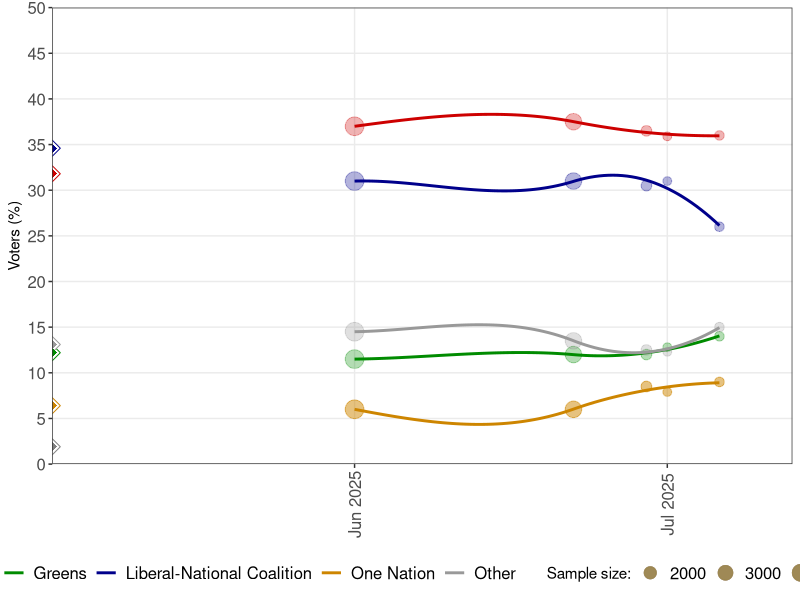
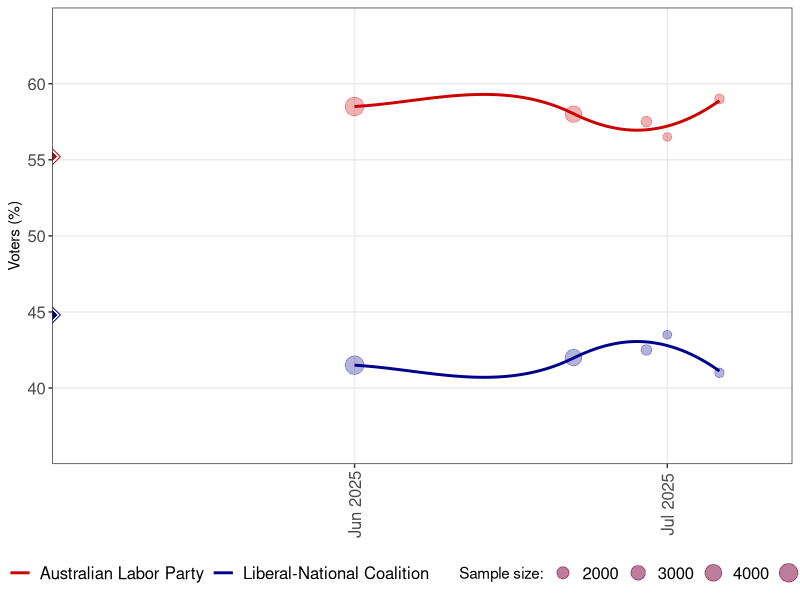

Write the R code that produced these figures, in order. (Note: this script raises an error after producing the figures.)
library(ggplot2)
library(dplyr)
library(lubridate)
setwd("~/Documents/GitHub/wikipedia-aus-poll-charts") # replace with your own working directory
polling2528 <- read.csv("polling2528.csv")
ppm2528 <- read.csv("ppm2528.csv")
albosat <- read.csv("albanese_sat2528.csv")
leysat <- read.csv("ley_sat2528.csv")
# essential_raw <- read.csv("essential_polling2528.csv")
spansize <- 1

election25 <- data.frame(c("ALP","LNP","GRN","ONP","UAP","OTH"), c(31.8,34.6,12.2,6.4,1.9,13.1))
election25tpp <- data.frame(c("LNP","ALP"), c(44.8,55.2))
names(election25) <- c("party", "vote")
names(election25tpp) <- c("party", "vote")

# Process Essential undecided to allocate on % vote ratio, join to other table
# essential <- essential_raw %>%
#   rowwise() %>%
#   mutate(pv_total = sum(pv_lnp_raw, pv_alp_raw, pv_grn_raw, pv_onp_raw, pv_uap_raw, pv_oth_raw, na.rm = TRUE),
#          tpp_total = tpp_lnp_raw + tpp_alp_raw,
#          pv_lnp = pv_lnp_raw+(undec*pv_lnp_raw/pv_total),
#          pv_alp = pv_alp_raw+(undec*pv_alp_raw/pv_total),
#          pv_grn = pv_grn_raw+(undec*pv_grn_raw/pv_total),
#          pv_onp = pv_onp_raw+(undec*pv_onp_raw/pv_total),
#          pv_uap = pv_uap_raw+(undec*pv_uap_raw/pv_total),
#          pv_oth = pv_oth_raw+(undec*pv_oth_raw/pv_total),
#          tpp_lnp = tpp_lnp_raw+(undec*tpp_lnp_raw/tpp_total),
#          tpp_alp = tpp_alp_raw+(undec*tpp_alp_raw/tpp_total)) %>%
#   select(Date,last_date,Firm,sample_size,pv_lnp,pv_alp,pv_grn,pv_onp,pv_uap,pv_oth,tpp_lnp,tpp_alp)

polling2528$sample_size[is.na(polling2528$sample_size)] <- round(mean(polling2528$sample_size, na.rm=TRUE))
#essential$sample_size[is.na(essential$sample_size)] <- round(mean(essential$sample_size, na.rm=TRUE))

#polling2528 <- polling2528 %>%
#  bind_rows(essential) %>%
#  arrange(desc(as.Date(last_date, '%d %b %Y')))

minss <- min(polling2528$sample_size)
max_date <- max(as.Date(polling2528$last_date, '%d %b %Y')) + days(7)
#max_date <- as.Date('2025-05-03')

primary_votes <- ggplot(polling2528, aes(x=as.Date(last_date, '%d %b %Y'))) +
  theme_bw() +
  geom_point(aes(y=pv_alp, size=sample_size), colour="red3", alpha = 3/10) +
  geom_smooth(aes(y=pv_alp, colour="ALP", weight=sqrt(sample_size)), span = spansize, se = FALSE) +
  geom_point(aes(y=pv_lnp, size=sample_size), colour="blue4", alpha = 3/10) +
  geom_smooth(aes(y=pv_lnp, colour="LNP", weight=sqrt(sample_size)), span = spansize, se = FALSE) +
  geom_point(aes(y=pv_grn, size=sample_size), colour="green4", alpha = 3/10) +
  geom_smooth(aes(y=pv_grn, colour="GRN", weight=sqrt(sample_size)), span = spansize, se = FALSE) +
  geom_point(aes(y=pv_onp, size=sample_size), colour="orange3", alpha = 5/10) +
  geom_smooth(aes(y=pv_onp, colour="ONP", weight=sqrt(sample_size)), span = spansize, se = FALSE) +
  #geom_point(aes(y=pv_uap, size=sample_size), colour="yellow3", alpha = 5/10) +
  #geom_smooth(aes(y=pv_uap, colour="UAP", weight=sqrt(sample_size)), span = spansize, se = FALSE) +
  geom_point(aes(y=pv_oth, size=sample_size), colour="gray60", alpha = 3/10) +
  geom_smooth(aes(y=pv_oth, colour="OTH", weight=sqrt(sample_size)), span = spansize, se = FALSE) +
  geom_point(data = election25, aes(x = as.Date('2025-05-03', '%Y-%m-%d'), y = vote, colour = party), shape=23, stroke=0.5, fill = "#FFFFFF", size=4) +
  geom_point(data = election25, aes(x = as.Date('2025-05-03', '%Y-%m-%d'), y = vote, colour = party), shape=18, size=3) +
  scale_y_continuous(limits=c(0, 50), breaks=c(0, 5, 10, 15, 20, 25, 30, 35, 40, 45, 50), minor_breaks = NULL, expand = c(0,0)) +
  scale_x_date(limits=c(as.Date('2025-05-03', '%Y-%m-%d'), max_date), date_breaks = "1 month", date_labels = "%b %Y", minor_breaks = "1 month", expand = c(0,0)) +
  guides(colour = guide_legend(override.aes = list(alpha = 1, shape = 16, size = 3))) +
  theme(legend.key = element_rect(colour = NA, fill = NA), legend.text=element_text(size=12), axis.text.y = element_text(size=12), axis.text.x = element_text(angle=90, vjust=0.5, size=12)) +
  labs(y="Voters (%)", x= NULL) +
  scale_colour_manual(name="", 
                     labels = c("Labor", "Greens", "Liberal-National Coalition", "One Nation", "Other"), 
                     values = c("ALP"="red3", "GRN"="green4", "LNP"="blue4", "ONP"="orange3", "OTH"="gray60"))

pv_plot <- primary_votes + theme(legend.position="bottom", legend.box = "horizontal", legend.text = element_text(size=12)) +
  guides(colour = guide_legend(order=1, override.aes = list(size = 0, shape = 15)), size = guide_legend(order=2)) +
  scale_size_area(name = "Sample size:")

ggsave(file="pv2528.svg", plot=pv_plot, width=10, height=6, units="in")

tpp <- ggplot(polling2528, aes(x=as.Date(last_date, '%d %b %Y'))) +
  theme_bw() +
  geom_point(aes(y=tpp_lnp, size=sample_size), colour="blue4", alpha = 3/10) +
  geom_smooth(aes(y=tpp_lnp, colour="LNP", weight=sqrt(sample_size)), span = spansize, se = FALSE) +
  geom_point(aes(y=tpp_alp, size=sample_size), colour="red3", alpha = 3/10) +
  geom_smooth(aes(y=tpp_alp, colour="ALP", weight=sqrt(sample_size)), span = spansize, se = FALSE) +
  geom_point(data = election25tpp, aes(x = as.Date('2025-05-03', '%Y-%m-%d'), y = vote, colour = party), shape=23, stroke=0.5, fill = "#FFFFFF", size=4) +
  geom_point(data = election25tpp, aes(x = as.Date('2025-05-03', '%Y-%m-%d'), y = vote, colour = party), shape=18, size=3) +
  scale_y_continuous(limits=c(35, 65), breaks=c(40,45,50,55,60), minor_breaks = NULL, expand = c(0,0)) +
  scale_x_date(limits=c(as.Date('2025-05-03', '%Y-%m-%d'), max_date), date_breaks = "1 month", date_labels = "%b %Y", minor_breaks = "1 month", expand = c(0,0)) +
  theme(legend.key = element_rect(colour = NA, fill = NA), legend.text=element_text(size=12), axis.text.y = element_text(size=12), axis.text.x = element_text(angle=90, vjust=0.5, size=12)) +
  labs(y="Voters (%)", x= NULL) +
  scale_colour_manual(name="", 
                     labels = c("Australian Labor Party", "Liberal-National Coalition"), 
                     values = c("ALP"="red3", "LNP"="blue4"))
tpp_plot <- tpp + theme(legend.position="bottom", legend.box = "horizontal", legend.text = element_text(size=12)) +
  guides(colour = guide_legend(order=1, override.aes = list(size = 0, shape = 15)), size = guide_legend(order=2)) +
  scale_size_area(name = "Sample size:")

ggsave(file="tpp2528.svg", plot=tpp_plot, width=10, height=6, units="in")

ppm <- ggplot(ppm2528, aes(x=as.Date(date, '%d-%b-%y'))) +
  theme_bw() +
  geom_point(aes(y=albanese), colour="red3", size=2.5, alpha = 3/10) +
  geom_smooth(aes(y=albanese, colour="Albanese"), span = spansize, se = FALSE) +
  geom_point(aes(y=ley), colour="blue4", size=2.5, alpha = 3/10) +
  geom_smooth(aes(y=ley, colour="ley"), span = spansize, se = FALSE) +
  geom_point(aes(y=unknown), colour="grey20", size=2.5, alpha = 3/10) +
  geom_smooth(aes(y=unknown, colour="Unknown"), span = spansize, se = FALSE) +
  scale_y_continuous(limits=c(0, 70), breaks = c(10, 20, 30, 40, 50, 60), minor_breaks = NULL, expand = c(0,0)) +
  scale_x_date(date_breaks = "1 month", date_labels = "%b %Y", minor_breaks = NULL, expand = c(0.01,0.01)) +
  theme(axis.text.x = element_text(angle=90, vjust=0.5, size=12), axis.text.y = element_text(size=12), axis.title.y = element_text(size=14)) +
  labs(y="Support (%)", x= NULL) +
  scale_colour_manual(name="",
                     labels = c("Albanese", "Ley", "Don't Know"),
                     values = c("Albanese"="red3", "Ley"="blue4", "Unknown" = "grey60"))
ppm + theme(legend.position="bottom", legend.box = "horizontal", legend.text = element_text(size=12))

alp_sat <- ggplot(albosat, aes(x=as.Date(date, '%d-%b-%y'))) +
  theme_bw() +
  geom_point(aes(y=satisfied), colour="#02e03d", size=2.5, alpha = 3/10) +
  geom_smooth(aes(y=satisfied, colour="Satisfied"), span = spansize, se = FALSE) +
  geom_point(aes(y=dissatisfied), colour="#f74888", size=2.5, alpha = 3/10) +
  geom_smooth(aes(y=dissatisfied, colour="Dissatisfied"), span = spansize, se = FALSE) +
  geom_point(aes(y=unknown), colour="#b3b3b3", size=2.5, alpha = 3/10) +
  geom_smooth(aes(y=unknown, colour="Don't Know"), span = spansize, se = FALSE) +
  scale_y_continuous(limits=c(0, 70), breaks = c(0, 10, 20, 30, 40, 50, 60, 70), minor_breaks = NULL, expand = c(0,0)) +
  scale_x_date(date_breaks = "1 month", date_labels = "%b %Y", minor_breaks = NULL, expand = c(0.01,0.01)) +
  theme(axis.text.x = element_text(angle=90, vjust=0.5, size=12), axis.text.y = element_text(size=12), axis.title.y = element_text(size=14)) +
  labs(y="% satisfaction", x= NULL, title = "Anthony Albanese approval rating") +
  scale_colour_manual(name="",
                      breaks = c("Satisfied", "Dissatisfied", "Don't Know"),
                      labels = c("Satisfied", "Dissatisfied", "Don't Know"),
                      values = c("Satisfied"="#02e03d", "Dissatisfied"="#f74888", "Don't Know" = "#b3b3b3"))
alp_sat + theme(legend.position="bottom", legend.box = "horizontal", legend.text = element_text(size=12))

lnp_sat <- ggplot(leysat, aes(x=as.Date(date, '%d-%b-%y'))) +
  theme_bw() +
  geom_point(aes(y=satisfied), colour="#02e03d", size=2.5, alpha = 3/10) +
  geom_smooth(aes(y=satisfied, colour="Satisfied"), span = spansize, se = FALSE) +
  geom_point(aes(y=dissatisfied), colour="#f74888", size=2.5, alpha = 3/10) +
  geom_smooth(aes(y=dissatisfied, colour="Dissatisfied"), span = spansize, se = FALSE) +
  geom_point(aes(y=unknown), colour="#b3b3b3", size=2.5, alpha = 3/10) +
  geom_smooth(aes(y=unknown, colour="Don't Know"), span = spansize, se = FALSE) +
  scale_y_continuous(limits=c(0, 70), breaks = c(0, 10, 20, 30, 40, 50, 60, 70), minor_breaks = NULL, expand = c(0,0)) +
  scale_x_date(date_breaks = "1 month", date_labels = "%b %Y", minor_breaks = NULL, expand = c(0.01,0.01)) +
  theme(axis.text.x = element_text(angle=90, vjust=0.5, size=12), axis.text.y = element_text(size=12), axis.title.y = element_text(size=14)) +
  labs(y="% satisfaction", x= NULL, title = "Sussan Ley approval rating") +
  scale_colour_manual(name="",
                      breaks = c("Satisfied", "Dissatisfied", "Don't Know"),
                     labels = c("Satisfied", "Dissatisfied", "Don't Know"),
                     values = c("Satisfied"="#02e03d", "Dissatisfied"="#f74888", "Don't Know" = "#b3b3b3"))
lnp_sat + theme(legend.position="bottom", legend.box = "horizontal", legend.text = element_text(size=12))
